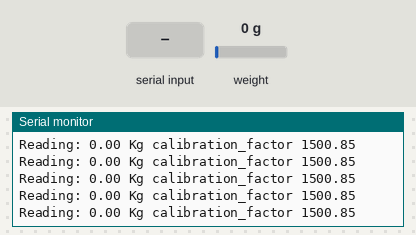
Simulated run of this sketch. Board: Arduino Uno, built with avr-gcc and run on an emulated ATmega328P. On the bench: the last lines printed to the serial monitor. The inputs (shaded band) are chosen by the test bench; at power-on: weight on the scale 0 g.

Above: at 2.2 s.
2.3 s: weight on the scale set to 100 g
At 2.36 s:
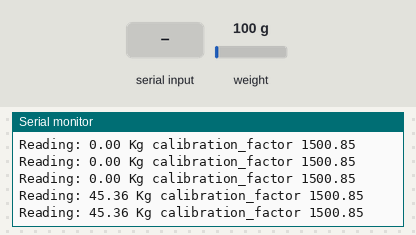
5.3 s: weight on the scale set to 1250 g
At 5.3 s:
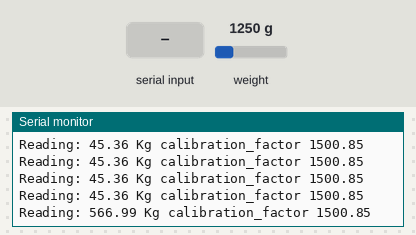
8.3 s: "+" received over Serial
At 8.44 s:
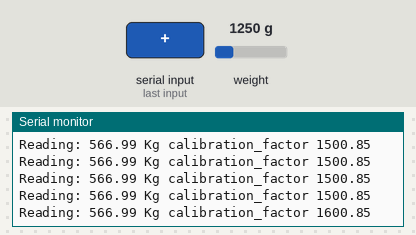
9.8 s: weight on the scale set to 2500 g
At 9.86 s:
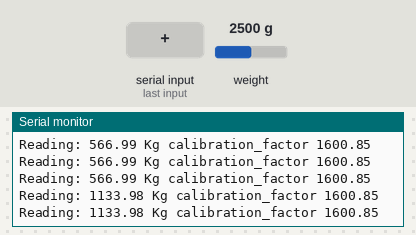
12.8 s: "-" received over Serial
At 12.9 s:
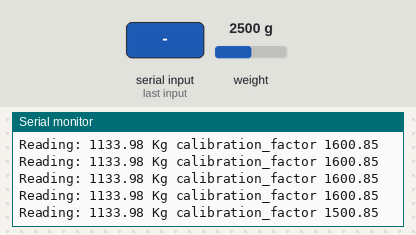
Timing chart, 0 to 15.3 s (numbered marks = the images above; inputs shaded):
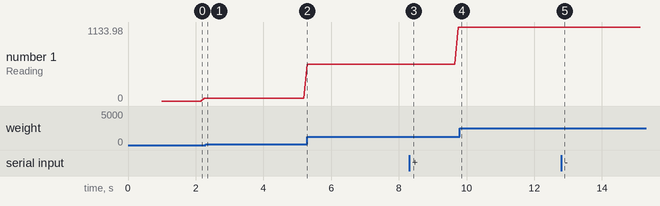

Measured:
- after the input at 2.3 s, the serial monitor: prints a new line after 0.06 s (image 1)
- after the input at 8.3 s, the serial monitor: prints a new line after 0.14 s (image 3)
- after the input at 9.8 s, the serial monitor: prints a new line after 0.06 s (image 4)
- after the input at 12.8 s, the serial monitor: prints a new line after 0.10 s (image 5)
- plotted number 1: 45.36 → 566.99 after the input at 2.3 s, 566.99 → 1133.98 after the input at 8.3 s

The sketch:

sketch_weight_calibration.ino
```cpp
#include <HX711.h>

#define DOUT 6
#define CLK 5

float calibration_factor = 1500.85;

HX711 scale;

void setup() {
  Serial.begin(9600);
  Serial.println("HX711 calibration");
  Serial.println("Press + to increase");
  Serial.println("Press - to decrease");
  scale.set_scale();
  scale.tare();
}

void loop() {
  scale.set_scale(calibration_factor);
  Serial.print("Reading: ");
  Serial.print(scale.get_units()*0.453592);
  Serial.print(" Kg");
  Serial.print(" calibration_factor ");
  Serial.print(calibration_factor);
  Serial.println();

  if(Serial.available())
  {
    char temp = Serial.read();
    if(temp == '+')
      calibration_factor += 100;
    else if (temp == '-')
      calibration_factor -= 100;
  }
}
```
